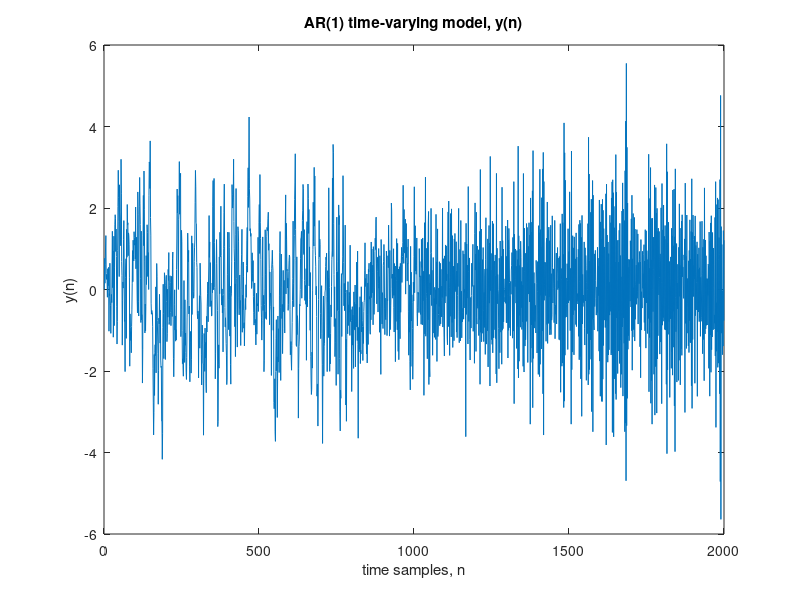
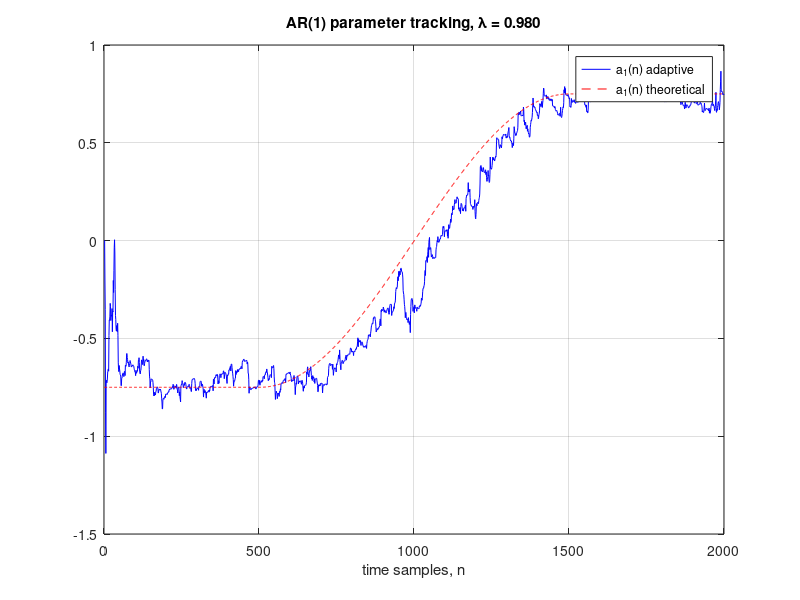
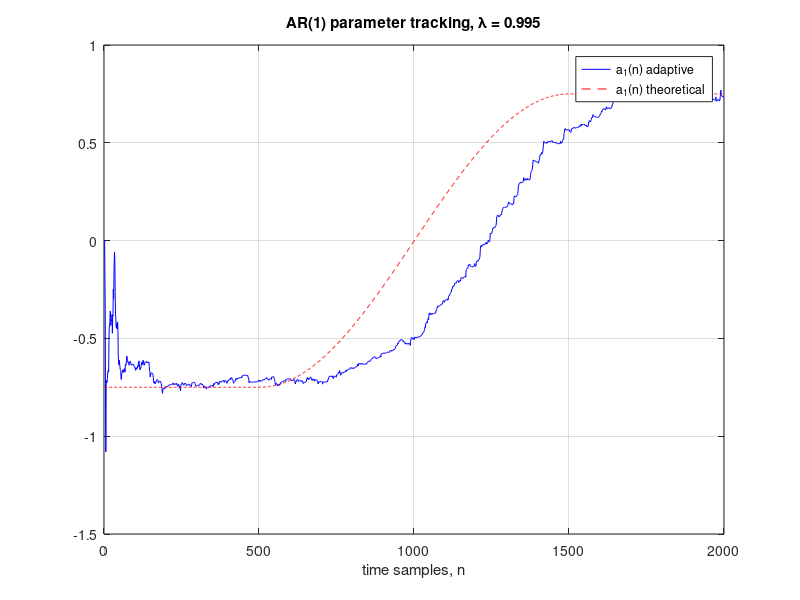
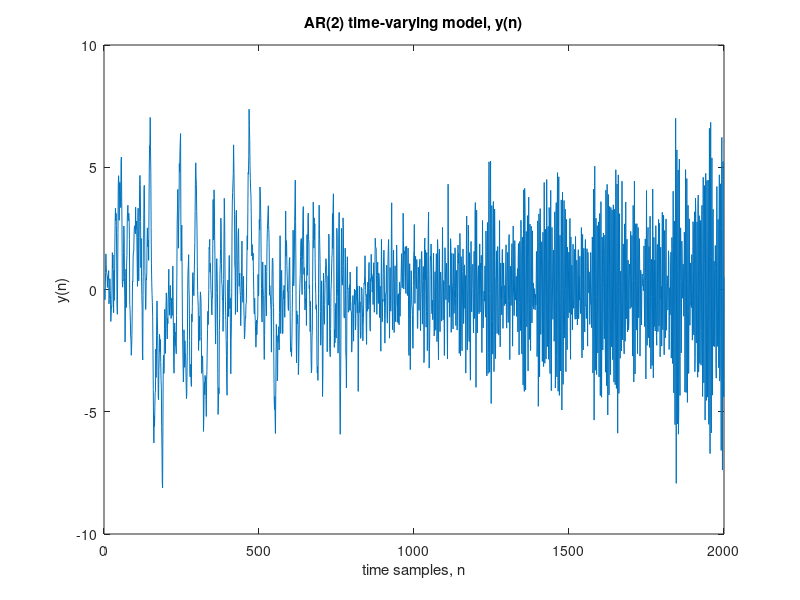

Source code (MATLAB) for these figures, in order: (Note: this script raises an error after producing the figures.)
%% 1: AR(1) Model

Na = 500; Nb = 1500; N = 2000;

a1a = -0.75*ones(1, Na); % a1(n) for 0 <= n <= Na - 1
n1 = Na:1:Nb;             
a1b = -0.75*cos(pi*(n1 - Na)/(Nb - Na));  % a1(n) for Na <= n <= Nb
a1c = 0.75*ones(1,(N - Nb - 1));          % a1(n) for Nb + 1 <= n <= N - 1

a1 = [a1a, a1b, a1c]';

% White noise
rng('default');                     % Produces the same numbers each time
eps = normrnd(0, 1, [2000,1]);      % zero mean, unit variance

y(1) = 0;

% Synthesize signal
for n = 2:N
y(n, 1) = -a1(n)*y(n - 1, 1) + eps(n);
end

figure(1)
nPlot = 1:N;
plot(nPlot, y), title('AR(1) time-varying model, y(n)'), ylabel('y(n)'),
xlabel('time samples, n')

% Analysis Equations, la = 0.98
la = 0.98; delta = 1e-4; R0(1) = delta; R1(1) = 0; a1hat(1) = 0;

for n = 2:N
    R0(n) = la*R0(n - 1) + y(n - 1)^2;
    R1(n) = la*R1(n - 1) + y(n)*y(n - 1);
    a1hat(n) = -R1(n)/R0(n);
end

figure (2)
plot(nPlot,a1hat,'b', nPlot, a1, 'r--'), title('AR(1) parameter tracking, \lambda = 0.980')
grid on, legend('a_1(n) adaptive', 'a_1(n) theoretical'), xlabel('time samples, n')

% Analysis Equations, la = 0.995
la = 0.995; delta = 1e-4; R0(1) = delta; R1(1) = 0; a1hat(1) = 0;

for n = 2:N
    R0(n) = la*R0(n - 1) + y(n - 1)^2;
    R1(n) = la*R1(n - 1) + y(n)*y(n - 1);
    a1hat(n) = -R1(n)/R0(n);
end


figure (3)
plot(nPlot,a1hat,'b', nPlot, a1, 'r--'), title('AR(1) parameter tracking, \lambda = 0.995')
grid on, legend('a_1(n) adaptive', 'a_1(n) theoretical'), xlabel('time samples, n')

%% 2a: AR(2) Model

% Na = 500; Nb = 1500; N = 2000;

a1a = -1.3*ones(1, Na); % a1(n) for 0 <= n <= Na - 1
n1 = Na:1:Nb;             
a1b = 1.3*(n1 - Nb)/(Nb - Na);      % a1(n) for Na <= n <= Nb
a1c = zeros(1,(N - Nb - 1));    % a1(n) for Nb + 1 <= n <= N - 1

a1 = [a1a, a1b, a1c]';

a2a = 0.4*ones(1, Na); % a1(n) for 0 <= n <= Na - 1
n1 = Na:1:Nb;             
a2b = 0.65 - 0.25*cos(pi*(n1 - Na)/(Nb - Na));      % a1(n) for Na <= n <= Nb
a2c = 0.9*ones(1,(N - Nb - 1));    % a1(n) for Nb + 1 <= n <= N - 1

a2 = [a2a, a2b, a2c]';

y(1) = 0;
y(2) = 0;

% Synthesize signal
for n = 3:N
y(n, 1) = -a1(n)*y(n - 1, 1) -a2(n)*y(n - 2, 1) + eps(n);
end

figure(4)
plot(nPlot, y), title('AR(2) time-varying model, y(n)'), ylabel('y(n)'),
xlabel('time samples, n')

%% 2.b: Computing Adaptive Coefficients

% Analysis Equations,la = 0.98
la = 0.98; delta = 1e-3; % using delta = 1e-4 gave NaN for at least one value

R11(1) = delta; R12(1) = delta; R22(1) = delta; R01(1) = delta;
R02(1) = delta; a1hat(1) = 0; a2hat(1) = 0;

R11(2) = delta; R12(2) = delta; R22(2) = delta; R01(2) = delta;
R02(2) = delta; a1hat(2) = 0; a2hat(2) = 0;

for n = 3:N

R11(n) = la*R11(n-1) + y(n-1)*y(n-1);
R12(n) = la*R12(n-1) + y(n-1)*y(n-2);
R22(n) = la*R22(n-1) + y(n-2)*y(n-2);
R01(n) = la*R01(n-1) + y(n)*y(n-1);
R02(n) = la*R02(n-1) + y(n)*y(n-2);

a12 = -[R11(n), R12(n); R12(n), R22(n)]\[R01(n); R02(n)];

a1hat(n) = a12(1); a2hat(n) = a12(2);
end

figure(5)
plot(nPlot, a1hat, nPlot, a1, 'r--'), grid on, xlabel('time samples, n')
title('AR(2) parameter tracking, \lambda = 0.980'),
legend('a_1(n) adaptive', 'a_1(n) theoretical')

figure(6)
plot(nPlot, a2hat, nPlot, a2, 'r--'), grid on, xlabel('time samples, n')
title('AR(2) parameter tracking, \lambda = 0.980'),
legend('a_2(n) adaptive', 'a_2(n) theoretical'), axis([0,2000,0,1.2]);

% Analysis Equations,la = 0.995
la = 0.995; delta = 1e-3; % using delta = 1e-4 gave NaN for at least one value

R11(1) = delta; R12(1) = delta; R22(1) = delta; R01(1) = delta;
R02(1) = delta; a1hat(1) = 0; a2hat(1) = 0;

R11(2) = delta; R12(2) = delta; R22(2) = delta; R01(2) = delta;
R02(2) = delta; a1hat(2) = 0; a2hat(2) = 0;

for n = 3:N

R11(n) = la*R11(n-1) + y(n-1)*y(n-1);
R12(n) = la*R12(n-1) + y(n-1)*y(n-2);
R22(n) = la*R22(n-1) + y(n-2)*y(n-2);
R01(n) = la*R01(n-1) + y(n)*y(n-1);
R02(n) = la*R02(n-1) + y(n)*y(n-2);

a12 = -[R11(n), R12(n); R12(n), R22(n)]\[R01(n); R02(n)];

a1hat(n) = a12(1); a2hat(n) = a12(2);
end

figure(7)
plot(nPlot, a1hat, nPlot, a1, 'r--'), grid on, xlabel('time samples, n')
title('AR(2) parameter tracking, \lambda = 0.995'),
legend('a_1(n) adaptive', 'a_1(n) theoretical'), axis([0,2000,-1.7,0.7]);

figure(8)
plot(nPlot, a2hat, nPlot, a2, 'r--'), grid on, xlabel('time samples, n')
title('AR(2) parameter tracking, \lambda = 0.995'),
legend('a_2(n) adaptive', 'a_2(n) theoretical'), axis([0,2000,0,1.2]);

%% 2.c AR(2) Analysis with AR(1) Synthesis

a1a = -0.75*ones(1, Na); % a1(n) for 0 <= n <= Na - 1
n1 = Na:1:Nb;             
a1b = -0.75*cos(pi*(n1 - Na)/(Nb - Na));  % a1(n) for Na <= n <= Nb
a1c = 0.75*ones(1,(N - Nb - 1));          % a1(n) for Nb + 1 <= n <= N - 1

a1 = [a1a, a1b, a1c]';

a2 = zeros(2000, 1);

y(1) = 0;
y(2) = 0;

% AR(1) Synthesis
for n = 3:N
y(n, 1) = -a1(n)*y(n - 1, 1) + eps(n);
end

% AR(2) Analysis
la = 0.98; delta = 1e-3; % using delta = 1e-4 gave NaN for at least one value

R11(1) = delta; R12(1) = delta; R22(1) = delta; R01(1) = delta;
R02(1) = delta; a1hat(1) = 0; a2hat(1) = 0;

R11(2) = delta; R12(2) = delta; R22(2) = delta; R01(2) = delta;
R02(2) = delta; a1hat(2) = 0; a2hat(2) = 0;

for n = 3:N

R11(n) = la*R11(n-1) + y(n-1)*y(n-1);
R12(n) = la*R12(n-1) + y(n-1)*y(n-2);
R22(n) = la*R22(n-1) + y(n-2)*y(n-2);
R01(n) = la*R01(n-1) + y(n)*y(n-1);
R02(n) = la*R02(n-1) + y(n)*y(n-2);

a12 = -[R11(n), R12(n); R12(n), R22(n)]\[R01(n); R02(n)];

a1hat(n) = a12(1); a2hat(n) = a12(2);
end

figure(9)
plot(nPlot, a1hat, nPlot, a1, 'r--'), grid on, xlabel('time samples, n')
title('AR(1) with order-2, \lambda = 0.980'),
legend('a_1(n) adaptive', 'a_1(n) theoretical'), axis([0, 2000, -1, 1]);

figure(10)
plot(nPlot, a2hat, nPlot, a2, 'r--'), grid on, xlabel('time samples, n')
title('AR(1) with order-2, \lambda = 0.980'),
legend('a_2(n) adaptive', 'a_2(n) theoretical'), axis([0, 2000, -1, 2]);

%% 3: Sunspot Data
%% 3a: Yule-Walker Method, order 2
Y = load('sunspots.dat', '-ascii');
i = find(Y(:,1) == 1809);       % Find index of year 1809
y = Y(i:end, 2);                % Extract all years since 1809
N = length(y);                  % N = 200
m = mean(y); y = y-m;           % Make data zero-mean

% compute lag-0 value
S = 0;    % temp variable
for n = 1:N
    temp = y(n)*y(n);
    S = S + temp;
end

R0hat = S/N;        

% compute lag-1 value
S = 0;    % temp variable
for n = 1:N-1
    temp = y(n+1)*y(n);
    S = S + temp;
end

R1hat = S/N;

% compute lag-2 value
S = 0;    % temp variable
for n = 1:N-2
    temp = y(n+2)*y(n);
    S = S + temp;
end

R2hat = S/N;

a12 = -[R0hat, R1hat; R1hat, R0hat]\[R1hat; R2hat];

a1hatEst = a12(1); a2hatEst = a12(2);
%a1hatEst = -1.3777; a2hatEst = 0.6822;

%% 3.b: RLS Method, order-2
clear a1hat; clear a2hat;
la = 0.999; delta = 1e-4; % using delta = 1e-4 gave NaN for at least one value

R11(1) = delta; R12(1) = delta; R22(1) = delta; R01(1) = delta;
R02(1) = delta; a1hat(1) = 0; a2hat(1) = 0;

R11(2) = delta; R12(2) = delta; R22(2) = delta; R01(2) = delta;
R02(2) = delta; a1hat(2) = 0; a2hat(2) = 0;

for n = 3:N

R11(n) = la*R11(n-1) + y(n-1)*y(n-1);
R12(n) = la*R12(n-1) + y(n-1)*y(n-2);
R22(n) = la*R22(n-1) + y(n-2)*y(n-2);
R01(n) = la*R01(n-1) + y(n)*y(n-1);
R02(n) = la*R02(n-1) + y(n)*y(n-2);

a12 = -[R11(n), R12(n); R12(n), R22(n)]\[R01(n); R02(n)];

a1hat(n) = a12(1); a2hat(n) = a12(2);
end

figure(11)
nPlot = 1:N;
plot(nPlot, a1hat, nPlot, a1hatEst*ones(1,N),'r--')
title('a_1 coefficient, \lambda = 0.999'), xlabel('years'),
legend('adaptive', 'Yule-Walker'), 

figure(12)
plot(nPlot, a2hat, nPlot, a2hatEst*ones(1,N),'r--')
title('a_2 coefficient, \lambda = 0.999'), xlabel('years'),
legend('adaptive', 'Yule-Walker'), 

%% 3.c: AR(2) Synthesis

% RLS Method
yAdapt(1) = 0;
yAdapt(2) = 0;

for n = 3:N
    yAdapt(n) = -a1hat(n)*y(n-1) -a2hat(n)*y(n-2);
end

yAdapt = yAdapt + m;    % add back mean value

% Yule-Walker Method
yYW(1) = 0;
yYW(2) = 0;

for n = 3:N
    yYW(n) = -a1hatEst*y(n-1) -a2hatEst*y(n-2);
end

yYW = yYW + m;          % add back mean value

y = y + m;              % add back mean value

figure(13)
plot(nPlot, y, 'b:', nPlot, yAdapt, 'r', nPlot, yYW, 'g'), 
title('Sunspot Numbers 1809 - 2008'),
xlabel('years'), legend('data', ' adaptive prediction', 'Yule-Walker prediction')

%% 3.d: Comparing Spectra

% make data zero-mean again
y = y - m;

% Periodogram
n = 0:N-1;
% calculate Hamming window 
w = (0.54 - 0.46*cos(2*pi*n/N))';

p = 2:0.01:20;
omega = 2*pi./p;


[Sper, SperW] = periodogram(y,w,omega);
Sper = Sper/max(Sper);
Sper = [zeros(1, 2000 - length(Sper)), Sper]; % pad zeros to fill in 0 <= omega < 2

% Calculate AR(2) periodogram spectrum

variance = R0hat + a1hatEst*R1hat + a2hatEst*R2hat;

Sar = variance./abs(1 + a1hatEst.*exp(-j*omega) + a2hatEst.*exp(-2*j*omega)).^2;

% add values from 0 to 2 to graphs by padding data
Sar = [zeros(1, 199), Sar];
% normalize
Sar = Sar/max(Sar);


%% 3.e.I: RLS method, order-9, la = 0.999

Y = load('sunspots.dat', '-ascii');
i = find(Y(:,1) == 1809);       % Find index of year 1809
y = Y(i:end, 2);                % Extract all years since 1809
N = length(y);                  % N = 200
m = mean(y); y = y-m;           % Make data zero-mean

la = 0.999; delta = 1e-4; P = (1/delta)*speye(9); ybuff(1:9,1) = 0; a(1:9,1) = 0;
N = length(y);

% RLS Method
for n = 0:N-1
    k = (1/la)*P*ybuff;
    mu = 1/(1 + k'*ybuff);
    e = y(n+1) + a'*ybuff;
    a = a - mu*e*k;
    P = (1/la)*P - mu*(k*k');
    ybuff = [y(n+1); ybuff(1:(end - 1))];
    yAdapt(n+1) = -a'*ybuff;
end

% add back the mean

yAdapt = yAdapt + m;

%% 3.e.II: Yule-Walker method, order-9
Y = load('sunspots.dat', '-ascii');
i = find(Y(:,1) == 1809);       % Find index of year 1809
y = Y(i:end, 2);                % Extract all years since 1809
N = length(y);                  % N = 200
m = mean(y); y = y-m;           % Make data zero-mean

Ryy = acf(y,y);

R1 = [Ryy(1) Ryy(2) Ryy(3) Ryy(4) Ryy(5) Ryy(6) Ryy(7) Ryy(8) Ryy(9);
      Ryy(2)  Ryy(1) Ryy(2) Ryy(3) Ryy(4) Ryy(5) Ryy(6) Ryy(7) Ryy(8);
      Ryy(3)  Ryy(2) Ryy(1) Ryy(2) Ryy(3) Ryy(4) Ryy(5) Ryy(6) Ryy(7);
      Ryy(4)  Ryy(3) Ryy(2) Ryy(1) Ryy(2) Ryy(3) Ryy(4) Ryy(5) Ryy(6);
      Ryy(5)  Ryy(4) Ryy(3) Ryy(2) Ryy(1) Ryy(2) Ryy(3) Ryy(4) Ryy(5);
      Ryy(6)  Ryy(5) Ryy(4) Ryy(3) Ryy(2) Ryy(1) Ryy(2) Ryy(3) Ryy(4);
      Ryy(7)  Ryy(6) Ryy(5) Ryy(4) Ryy(3) Ryy(2) Ryy(1) Ryy(2) Ryy(3);
      Ryy(8)  Ryy(7) Ryy(6) Ryy(5) Ryy(4) Ryy(3) Ryy(2) Ryy(1) Ryy(2);
      Ryy(9)  Ryy(8) Ryy(7) Ryy(6) Ryy(5) Ryy(4) Ryy(3) Ryy(2) Ryy(1)];
    
R2 = [Ryy(2); Ryy(3); Ryy(4); Ryy(5); Ryy(6); Ryy(7); Ryy(8); Ryy(9); Ryy(10)];

aEst = -R1\R2;

ybuff(1:9,1) = 0;

for n = 0:N-1
    yYW9(n+1) = -aEst'*ybuff;
    ybuff = [y(n+1); ybuff(1:(end-1))];
end

yYW9 = yYW9 + m ; % add back mean
y = y + m; % add back mean
%

nPlot = 1:length(y);
figure(14)
plot(nPlot, y, 'b:', nPlot, yAdapt, 'r', nPlot, yYW9, 'g'), 
title('Sunspot Numbers 1809 - 2008'),
xlabel('years'), legend('data', ' adaptive prediction', 'Yule-Walker prediction')
axis([0, 200, 0, 200]);
% Calculate AR(9) periodogram spectrum

RTemp = Ryy(1:10)';
aEstTemp = [1; aEst]; % add a coefficient of 1 to multiply by R0hat
variance9 = aEstTemp'*RTemp;

% p = 2:0.01:20;        % Defined previously
% omega = 2*pi./p;

Sar9 = variance9./abs(1 + aEst(1)*exp(-j*omega) + ...
    aEst(2)*exp(-2*j*omega) + aEst(3)*exp(-3*j*omega) + ...
    aEst(4)*exp(-4*j*omega) + aEst(5)*exp(-5*j*omega) + ...
    aEst(6)*exp(-6*j*omega) + aEst(7)*exp(-7*j*omega) + ...
    aEst(8)*exp(-8*j*omega) + aEst(9)*exp(-9*j*omega)).^2;

% add values from 0 to 2 to graphs by padding data

Sar9 = [zeros(1, 199), Sar9];
% normalize
Sar9 = Sar9/max(Sar9);


% Plot periodogram
nPlot = 1:length(Sper);
nPlot2 = 1:length(Sar);
nPlot3 = 1:length(Sar9);

figure(15)
plot(nPlot*0.01, Sper, 'r:',nPlot2*0.01, Sar, 'k:', nPlot3*0.01, Sar9, 'b'); 
legend('periodogram', 'YW, AR(2)','YW, AR(9)'), grid on,
title('Periodogram and Yule-Walker Spectra'), xlabel('period in years'),
axis([0, 20, 0, 1.2])

